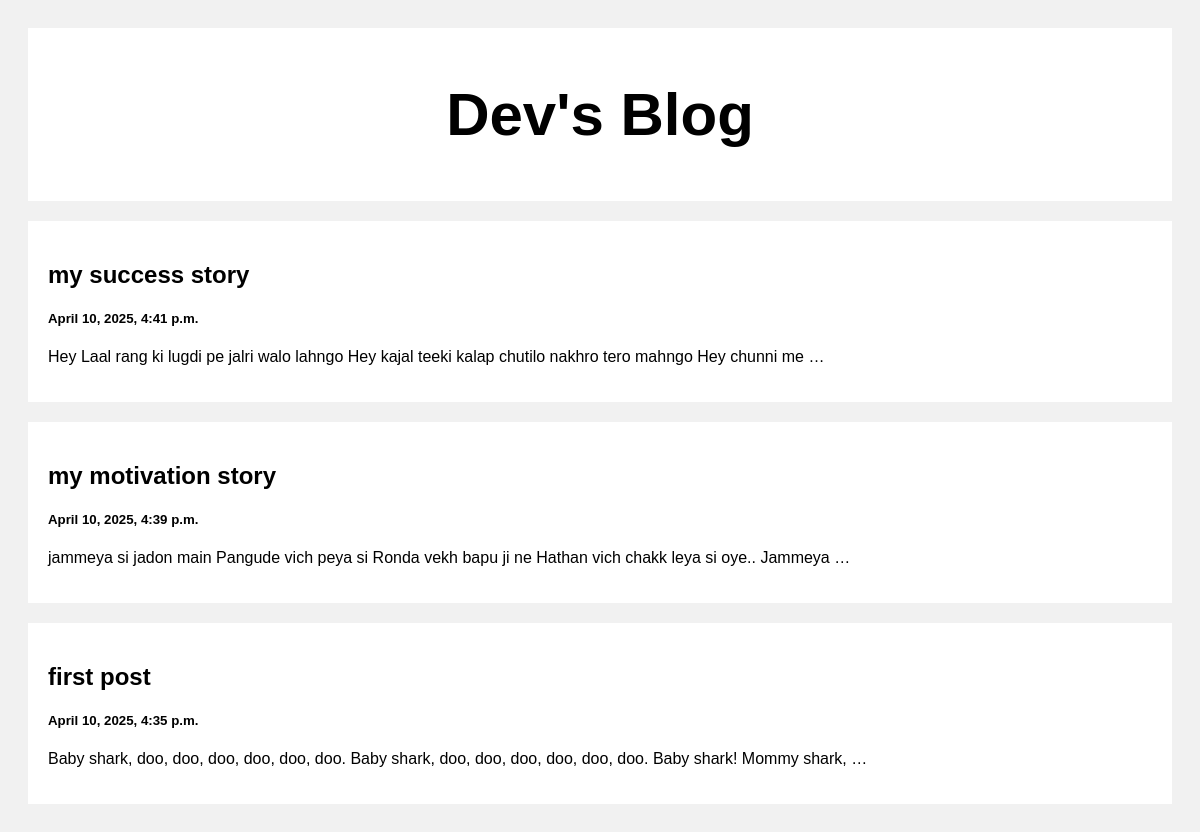
The page / on the database its author committed.
### posts/models.py (models this page shows)
class Post(models.Model):
    title= models.CharField(max_length=100, default="")
    body= models.CharField(max_length=1000000, default="")
    created_at= models.DateTimeField(default=datetime.now, blank=True)

### posts/views.py (the view)
# urls.py: path('', views.index, name='index'),
def index(request):
    posts = Post.objects.all()
    return render(request, 'index.html', {'posts': posts})

### templates/index.html (shortened to what this page needs)
<!DOCTYPE html>
<html>
<head>
</head>
<body>
<div class="header">
  <h2>Dev's Blog</h2>
</div>
<div class="row">
  <div class="leftcolumn">
    {% for post in posts reversed %}
    <div class="card">
      <a style="text-decoration: none; color: black;" href="/posts/{{post.id}}">
        <h2>{{post.title}}</h2>
        <h5>{{post.created_at}}</h5>
        <p>{{post.body|truncatewords:20}}</p>
      </a>
    </div>
    {% endfor %}
  </div>
</div>
</body>
</html>

### templates/index.html (style rules this page uses)
* { box-sizing: border-box; }
body { font-family: Arial; padding: 20px; background: #f1f1f1; }
.header { padding: 2px; font-size: 40px; text-align: center; background: white; }
.leftcolumn { float: left; width: 100%; }
.card { background-color: white; padding: 20px; margin-top: 20px; }
.row:after { content: ""; display: table; clear: both; }

### rows shown on the page
Post: title "my success story", created_at "April 10, 2025, 4:41 p.m.", body "Hey Laal rang ki lugdi pe jalri walo lahngo Hey kajal teeki kalap chutilo nakhro tero mahngo Hey chunni me …"
Post: title "my motivation story", created_at "April 10, 2025, 4:39 p.m.", body "jammeya si jadon main Pangude vich peya si Ronda vekh bapu ji ne Hathan vich chakk leya si oye.. Jammeya …"
Post: title "first post", created_at "April 10, 2025, 4:35 p.m.", body "Baby shark, doo, doo, doo, doo, doo, doo. Baby shark, doo, doo, doo, doo, doo, doo. Baby shark! Mommy shark, …"
